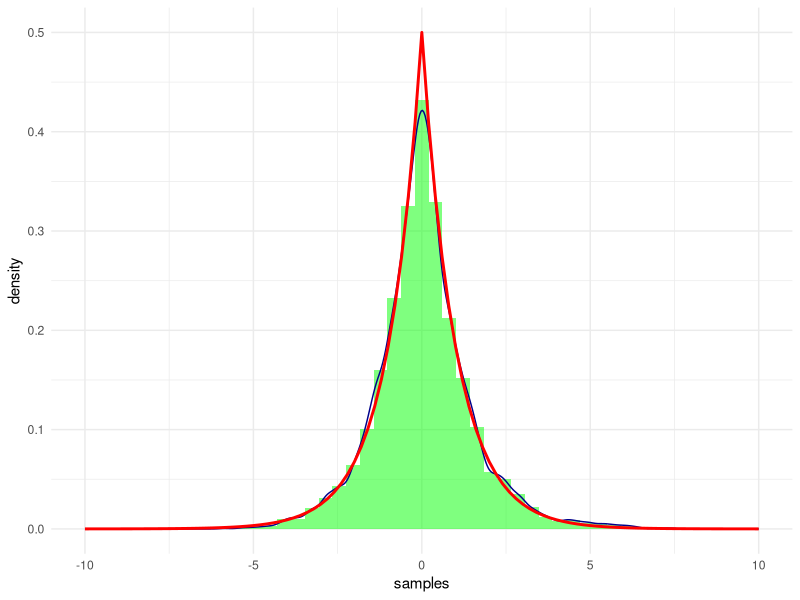
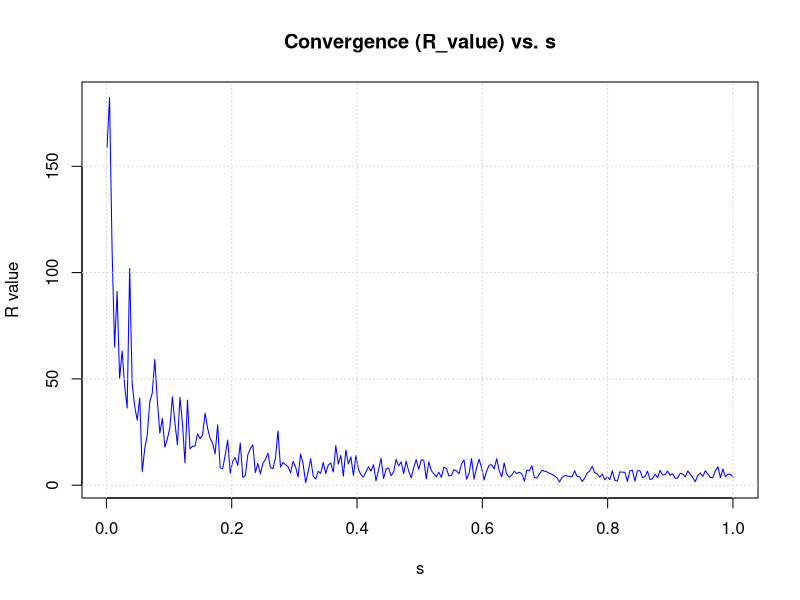

Reproduce these figures in R, in order.
#PART 01 A

# Load necessary libraries
library(ggplot2)

# Define the probability density function f(x)
f <- function(x) {
  return(1/2 * exp(-abs(x)))
}

# Metropolis-Hastings algorithm
metropolis_hastings <- function(N, s, x0) {
  samples <- c(x0)  # Initial value
  x_prev <- x0  # Set the previous sample to the initial value
  
  for (i in 2:N) {
    x <- rnorm(1, mean = x_prev, sd = s)
    
    # Compute the ratio
    log_r <- log(f(x)) - log(f(x_prev))
    log_u <- log(runif(1))
    
    if (log_u < log_r) {
      samples <- c(samples, x)
      x_prev <- x
    } else {
      samples <- c(samples, x_prev)
    }
  }
  
  return(samples)
}

# Parameters
N <- 10000
s <- 1
x0 <- 1  # Initial value

# Generate samples
samples <- metropolis_hastings(N, s, x0)

# Create a data frame for plotting
df <- data.frame(samples)

# Plot histogram and kernel density plot
ggplot(df, aes(x = samples)) +
  geom_histogram(bins = 50, fill = 'green', alpha = 0.5, aes(y = ..density..)) +
  geom_density(color = 'darkblue') +
  stat_function(fun = f, color = 'red', size = 1) +
  xlim(-10, 10) +
  theme_minimal()


# Calculate sample mean and standard deviation
sample_mean <- mean(samples)
sample_std <- sd(samples)

print(paste("Sample Mean:", sample_mean))
print(paste("Sample Standard Deviation:", sample_std))


#PART 01 B

library(coda)

N <- 2000
s_values <- seq(0.001, 1, length.out = 250)
J <- 4

compute_R <- function(N, s, J) {
  chains <- replicate(J, metropolis_hastings(N, s, runif(1, 0, 1)))
  Mj <- apply(chains, 2, mean)
  Vj <- apply(chains, 2, var)
  W <- mean(Vj)
  M <- mean(Mj)
  B <- N / (J - 1) * sum((Mj - M)^2)
  R <- sqrt((W + B) / W)
  return(R)
}

R_values <- sapply(s_values, function(s) compute_R(N, s, J))

print(R_values)

plot(s_values, R_values, type = "l", xlab = "s", ylab = "R value", main = "Convergence (R_value) vs. s", col = "blue")
grid()


